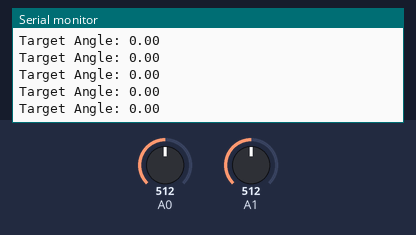
Bench run of a sketch on a simulated Arduino Uno, built with avr-gcc and run on an emulated ATmega328P. On the bench: the last lines printed to the serial monitor. The inputs (shaded band) are chosen by the test bench; at power-on: A0 = 512, A1 = 512.

Above: at 1.2 s.
1.3 s: A0 set to 716
At 2.4 s:
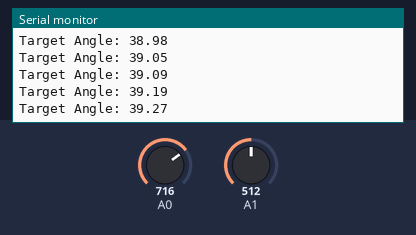
2.8 s: A1 set to 716
At 3.9 s:
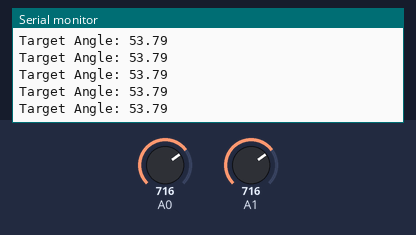
Timing chart, 0 to 4.4 s (numbered marks = the images above; inputs shaded):
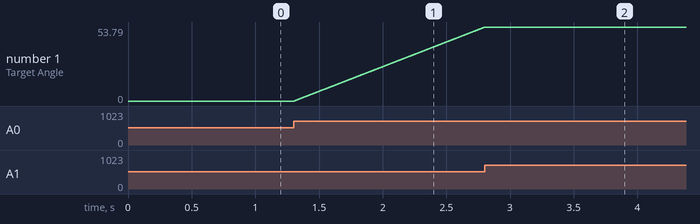

Measured:
- after the input at 1.3 s, the serial monitor: prints a new line at once (image 1)
- plotted number 1: 0 → 53.57 after the input at 1.3 s

The sketch:

logic.ino
```cpp
float calculateTargetAngle(int joystick_cw, int joystick_ccw, float max_angular_speed) {
    static float target_angle = 0.0;         // Stores target angle
    static unsigned long last_update_time = 0; // Stores last update timestamp

    unsigned long current_time = millis();
    float dt = (current_time - last_update_time) / 1000.0; // Time difference in seconds

    if (dt > 0.0) { // Prevent divide-by-zero errors
        last_update_time = current_time; // Update timestamp

        // Compute rotation speed (ω)
        float omega = ((joystick_cw - joystick_ccw) / 1024.0) * max_angular_speed;

        // Update target angle
        target_angle = fmod((target_angle + (omega * dt)), 360.0);

        // Keep target_angle within 0–360 range
        if (target_angle < 0) {
            target_angle += 360.0;
        }
    }

    return target_angle; // Return the updated target angle
}

void setup() {
    Serial.begin(115200);
    pinMode(A0, INPUT);
    pinMode(A1, INPUT);
}

void loop() {
    int joystick_cw = analogRead(A0);   // Read clockwise joystick value (0-1024)
    int joystick_ccw = analogRead(A1);  // Read counterclockwise joystick value (0-1024)

    float max_speed = 180.0; // Set max rotation speed (degrees/sec)

    float target_angle = calculateTargetAngle(joystick_cw, joystick_ccw, max_speed);

    Serial.print("Target Angle: ");
    Serial.println(target_angle);

    // Other parallel tasks can run here
}
```
